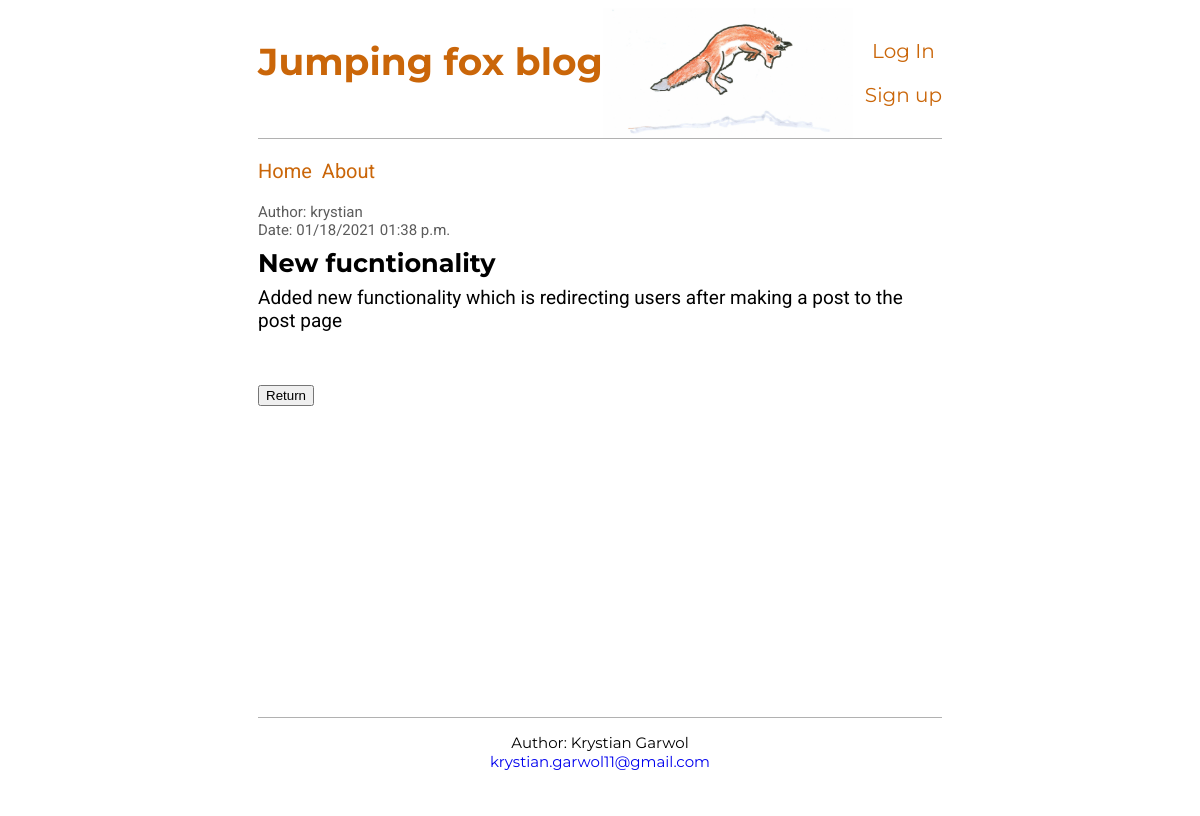
Page /post/4 on the earlier database version.
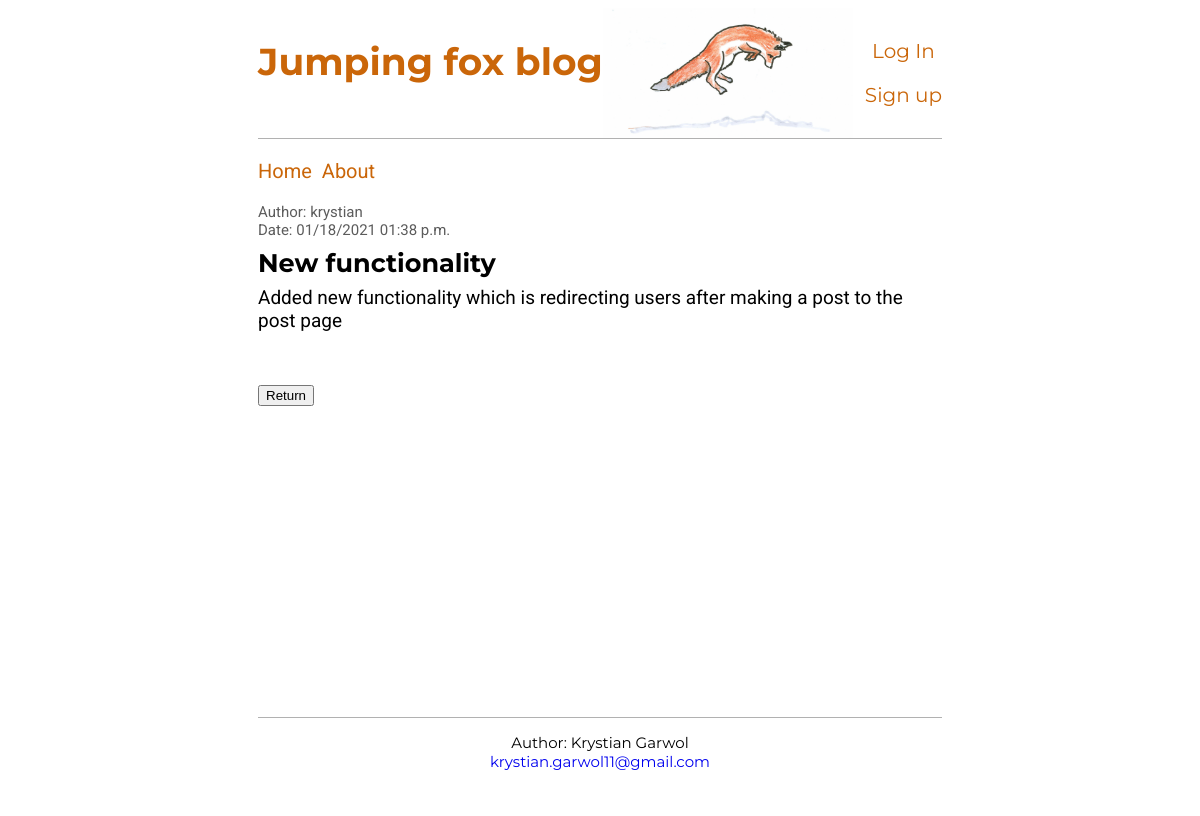
Same page on the later database version.
### blog/models.py (models this page shows, shortened)
class Post(models.Model):
    author = models.ForeignKey('auth.user', on_delete=models.CASCADE, default='Unknown')
    pub_date = models.DateTimeField('date published', default=timezone.now)
    title = models.CharField(max_length=200)
    body = models.TextField()
    class Meta:
        ordering = ['-pub_date']

### blog/views.py (the view)
# urls.py: path('post/<int:pk>', BlogDetailView.as_view(), name='post_detail'),
class BlogDetailView(generic.DetailView):
    model = Post
    template_name = 'post_detail.html'
    context_object_name = 'post'

### templates/blog/post_detail.html (shortened to what this page needs)
{% extends 'base.html' %}
{% block content %}
    <div class="post-entry">
        <div class="additional-info">
            <p>Author: {{ post.author }}</p>
            <p>Date: {{ post.pub_date|date:"SHORT_DATE_FORMAT" }} {{ post.pub_date|time:"h:i a" }}</p>
        </div>
        <h2>{{ post.title }}</h2>
        <p>{{ post.body }}</p>
    </div>
    <br>
    <form class="return">
        <input type="button" value="Return" onclick="history.back()">
    </form>
{% endblock content %}

Differences in the rows shown:
changed Post "krystian": title "New fucntionality" → "New functionality"
